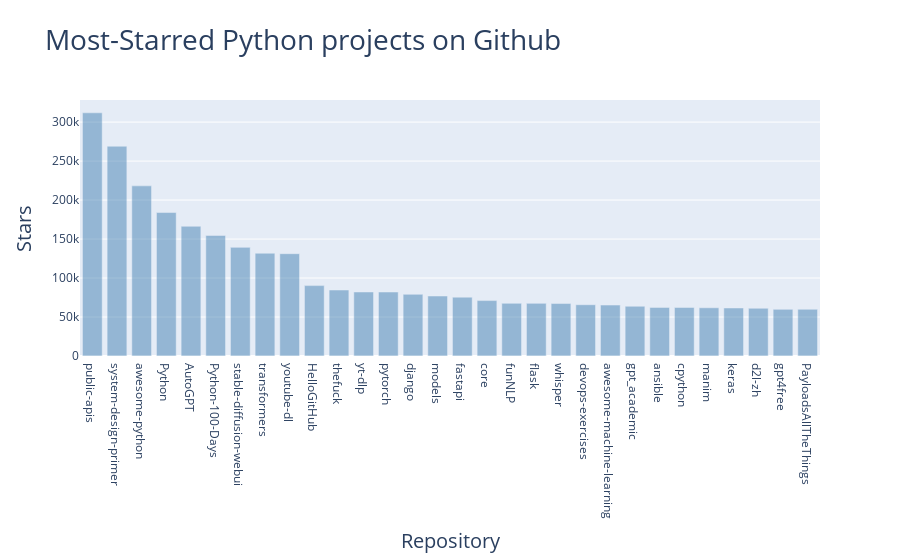

Here is the notebook cell this chart was saved with:
### Code cell
## visualize
fig = px.bar(x=repo_links, y=y,
            title = title, labels = labels, hover_name = hover_texts)

fig.update_layout(title_font_size=28, xaxis_title_font_size=20,
 yaxis_title_font_size=20)

fig.update_traces(marker_color='SteelBlue', marker_opacity=0.5)

fig.show()

### Figure 1 — Plotly figure (JSON) as saved in the notebook; plotly's stock layout.template omitted (floating-point values rounded to 4 significant figures)
{"data": [{"alignmentgroup": "True", "hovertemplate": "<b>%{hovertext}</b><br><br>Repository=%{x}<br>Stars=%{y}<extra></extra>", "hovertext": ["public-apis<br />A collective list of free APIs", "donnemartin<br />Learn how to design large-scale systems. Prep for the system design interview.  Includes Anki flashcards.", "vinta<br />An opinionated list of awesome Python frameworks, libraries, software and resources.", "TheAlgorithms<br />All Algorithms implemented in Python", "Significant-Gravitas<br />AutoGPT is the vision of accessible AI for everyone, to use and to build on. Our mission is to provide the tools, so that you can focus on what matters.", "jackfrued<br />Python - 100天从新手到大师", "AUTOMATIC1111<br />Stable Diffusion web UI", "huggingface<br />🤗 Transformers: State-of-the-art Machine Learning for Pytorch, TensorFlow, and JAX.", "ytdl-org<br />Command-line program to download videos from YouTube.com and other video sites", "521xueweihan<br />:octocat: 分享 GitHub 上有趣、入门级的开源项目。Share interesting, entry-level open source projects on GitHub.", "nvbn<br />Magnificent app which corrects your previous console command.", "yt-dlp<br />A feature-rich command-line audio/video downloader", "pytorch<br />Tensors and Dynamic neural networks in Python with strong GPU acceleration", "django<br />The Web framework for perfectionists with deadlines.", "tensorflow<br />Models and examples built with TensorFlow", "fastapi<br />FastAPI framework, high performance, easy to learn, fast to code, ready for production", "home-assistant<br />:house_with_garden: Open source home automation that puts local control and privacy first.", "fighting41love<br />中英文敏感词、语言检测、中外手机/电话归属地/运营商查询、名字推断性别、手机号抽取、身份证抽取、邮箱抽取、中日文人名库、中文缩写库、拆字词典、词汇情感值、停用词、反动词表、暴恐词表、繁简体转换、英文模拟中文发音、汪峰歌词生成器、职业名称词库、同义词库、反义词库、否定词库、汽车品牌词库、汽车零件词库、连续英文切割、各种中文词向量、公司名字大全、古诗词库、IT词库、财经词库、成语词库、地名词库、历史名人词库、诗词词库、医学词库、饮食词库、法律词库、汽车词库、动物词库、中文聊天语料、中文谣言数据、百度中文问答数据集、句子相似度匹配算法集合、bert资源、文本生成&摘要相关工具、cocoNLP信息抽取工具、国内电话号码正则匹配、清华大学XLORE:中英文跨语言百科知识图谱、清华大学人工智能技术系列报告、自然语言生成、NLU太难了系列、自动对联数据及机器人、用户名黑名单列表、罪名法务名词及分类模型、微信公众号语料、cs224n深度学习自然语言处理课程、中文手写汉字识别、中文自然语言处理 语料/数据集、变量命名神器、分词语料库+代码、任务型对话英文数据集、ASR 语音数据集 + 基于深度学习的中文语音识别系统、笑声检测器、Microsoft多语言数字/单位/如日期时间识别包、中华新华字典数据库及api(包括常用歇后语、成语、词语和汉字)、文档图谱自动生成、SpaCy 中文模型、Common Voice语音识别数据集新版、神经网络关系抽取、基于bert的命名实体识别、关键词(Keyphrase)抽取包pke、基于医疗领域知识图谱的问答系统、基于依存句法与语义角色标注的事件三元组抽取、依存句法分析4万句高质量标注数据、cnocr：用来做中文OCR的Python3包、中文人物关系知识图谱项目、中文nlp竞赛项目及代码汇总、中文字符数据、speech-aligner: 从“人声语音”及其“语言文本”产生音素级别时间对齐标注的工具、AmpliGraph: 知识图谱表示学习(Python)库：知识图谱概念链接预测、Scattertext 文本可视化(python)、语言/知识表示工具：BERT & ERNIE、中文对比英文自然语言处理NLP的区别综述、Synonyms中文近义词工具包、HarvestText领域自适应文本挖掘工具（新词发现-情感分析-实体链接等）、word2word：(Python)方便易用的多语言词-词对集：62种语言/3,564个多语言对、语音识别语料生成工具：从具有音频/字幕的在线视频创建自动语音识别(ASR)语料库、构建医疗实体识别的模型（包含词典和语料标注）、单文档非监督的关键词抽取、Kashgari中使用gpt-2语言模型、开源的金融投资数据提取工具、文本自动摘要库TextTeaser: 仅支持英文、人民日报语料处理工具集、一些关于自然语言的基本模型、基于14W歌曲知识库的问答尝试--功能包括歌词接龙and已知歌词找歌曲以及歌曲歌手歌词三角关系的问答、基于Siamese bilstm模型的相似句子判定模型并提供训练数据集和测试数据集、用Transformer编解码模型实现的根据Hacker News文章标题自动生成评论、用BERT进行序列标记和文本分类的模板代码、LitBank：NLP数据集——支持自然语言处理和计算人文学科任务的100部带标记英文小说语料、百度开源的基准信息抽取系统、虚假新闻数据集、Facebook: LAMA语言模型分析，提供Transformer-XL/BERT/ELMo/GPT预训练语言模型的统一访问接口、CommonsenseQA：面向常识的英文QA挑战、中文知识图谱资料、数据及工具、各大公司内部里大牛分享的技术文档 PDF 或者 PPT、自然语言生成SQL语句（英文）、中文NLP数据增强（EDA）工具、英文NLP数据增强工具 、基于医药知识图谱的智能问答系统、京东商品知识图谱、基于mongodb存储的军事领域知识图谱问答项目、基于远监督的中文关系抽取、语音情感分析、中文ULMFiT-情感分析-文本分类-语料及模型、一个拍照做题程序、世界各国大规模人名库、一个利用有趣中文语料库 qingyun 训练出来的中文聊天机器人、中文聊天机器人seqGAN、省市区镇行政区划数据带拼音标注、教育行业新闻语料库包含自动文摘功能、开放了对话机器人-知识图谱-语义理解-自然语言处理工具及数据、中文知识图谱：基于百度百科中文页面-抽取三元组信息-构建中文知识图谱、masr: 中文语音识别-提供预训练模型-高识别率、Python音频数据增广库、中文全词覆盖BERT及两份阅读理解数据、ConvLab：开源多域端到端对话系统平台、中文自然语言处理数据集、基于最新版本rasa搭建的对话系统、基于TensorFlow和BERT的管道式实体及关系抽取、一个小型的证券知识图谱/知识库、复盘所有NLP比赛的TOP方案、OpenCLaP：多领域开源中文预训练语言模型仓库、UER：基于不同语料+编码器+目标任务的中文预训练模型仓库、中文自然语言处理向量合集、基于金融-司法领域(兼有闲聊性质)的聊天机器人、g2pC：基于上下文的汉语读音自动标记模块、Zincbase 知识图谱构建工具包、诗歌质量评价/细粒度情感诗歌语料库、快速转化「中文数字」和「阿拉伯数字」、百度知道问答语料库、基于知识图谱的问答系统、jieba_fast 加速版的jieba、正则表达式教程、中文阅读理解数据集、基于BERT等最新语言模型的抽取式摘要提取、Python利用深度学习进行文本摘要的综合指南、知识图谱深度学习相关资料整理、维基大规模平行文本语料、StanfordNLP 0.2.0：纯Python版自然语言处理包、NeuralNLP-NeuralClassifier：腾讯开源深度学习文本分类工具、端到端的封闭域对话系统、中文命名实体识别：NeuroNER vs. BertNER、新闻事件线索抽取、2019年百度的三元组抽取比赛：“科学空间队”源码、基于依存句法的开放域文本知识三元组抽取和知识库构建、中文的GPT2训练代码、ML-NLP - 机器学习(Machine Learning)NLP面试中常考到的知识点和代码实现、nlp4han:中文自然语言处理工具集(断句/分词/词性标注/组块/句法分析/语义分析/NER/N元语法/HMM/代词消解/情感分析/拼写检查、XLM：Facebook的跨语言预训练语言模型、用基于BERT的微调和特征提取方法来进行知识图谱百度百科人物词条属性抽取、中文自然语言处理相关的开放任务-数据集-当前最佳结果、CoupletAI - 基于CNN+Bi-LSTM+Attention 的自动对对联系统、抽象知识图谱、MiningZhiDaoQACorpus - 580万百度知道问答数据挖掘项目、brat rapid annotation tool: 序列标注工具、大规模中文知识图谱数据：1.4亿实体、数据增强在机器翻译及其他nlp任务中的应用及效果、allennlp阅读理解:支持多种数据和模型、PDF表格数据提取工具 、 Graphbrain：AI开源软件库和科研工具，目的是促进自动意义提取和文本理解以及知识的探索和推断、简历自动筛选系统、基于命名实体识别的简历自动摘要、中文语言理解测评基准，包括代表性的数据集&基准模型&语料库&排行榜、树洞 OCR 文字识别 、从包含表格的扫描图片中识别表格和文字、语声迁移、Python口语自然语言处理工具集(英文)、 similarity：相似度计算工具包，java编写、海量中文预训练ALBERT模型 、Transformers 2.0 、基于大规模音频数据集Audioset的音频增强 、Poplar：网页版自然语言标注工具、图片文字去除，可用于漫画翻译 、186种语言的数字叫法库、Amazon发布基于知识的人-人开放领域对话数据集 、中文文本纠错模块代码、繁简体转换 、 Python实现的多种文本可读性评价指标、类似于人名/地名/组织机构名的命名体识别数据集 、东南大学《知识图谱》研究生课程(资料)、. 英文拼写检查库 、 wwsearch是企业微信后台自研的全文检索引擎、CHAMELEON：深度学习新闻推荐系统元架构 、 8篇论文梳理BERT相关模型进展与反思、DocSearch：免费文档搜索引擎、 LIDA：轻量交互式对话标注工具 、aili - the fastest in-memory index in the East 东半球最快并发索引 、知识图谱车音工作项目、自然语言生成资源大全 、中日韩分词库mecab的Python接口库、中文文本摘要/关键词提取、汉字字符特征提取器 (featurizer)，提取汉字的特征（发音特征、字形特征）用做深度学习的特征、中文生成任务基准测评 、中文缩写数据集、中文任务基准测评 - 代表性的数据集-基准(预训练)模型-语料库-baseline-工具包-排行榜、PySS3：面向可解释AI的SS3文本分类器机器可视化工具 、中文NLP数据集列表、COPE - 格律诗编辑程序、doccano：基于网页的开源协同多语言文本标注工具 、PreNLP：自然语言预处理库、简单的简历解析器，用来从简历中提取关键信息、用于中文闲聊的GPT2模型：GPT2-chitchat、基于检索聊天机器人多轮响应选择相关资源列表(Leaderboards、Datasets、Papers)、(Colab)抽象文本摘要实现集锦(教程 、词语拼音数据、高效模糊搜索工具、NLP数据增广资源集、微软对话机器人框架 、 GitHub Typo Corpus：大规模GitHub多语言拼写错误/语法错误数据集、TextCluster：短文本聚类预处理模块 Short text cluster、面向语音识别的中文文本规范化、BLINK：最先进的实体链接库、BertPunc：基于BERT的最先进标点修复模型、Tokenizer：快速、可定制的文本词条化库、中文语言理解测评基准，包括代表性的数据集、基准(预训练)模型、语料库、排行榜、spaCy 医学文本挖掘与信息提取 、 NLP任务示例项目代码集、 python拼写检查库、chatbot-list - 行业内关于智能客服、聊天机器人的应用和架构、算法分享和介绍、语音质量评价指标(MOSNet, BSSEval, STOI, PESQ, SRMR)、 用138GB语料训练的法文RoBERTa预训练语言模型 、BERT-NER-Pytorch：三种不同模式的BERT中文NER实验、无道词典 - 有道词典的命令行版本，支持英汉互查和在线查询、2019年NLP亮点回顾、 Chinese medical dialogue data 中文医疗对话数据集 、最好的汉字数字(中文数字)-阿拉伯数字转换工具、 基于百科知识库的中文词语多词义/义项获取与特定句子词语语义消歧、awesome-nlp-sentiment-analysis - 情感分析、情绪原因识别、评价对象和评价词抽取、LineFlow：面向所有深度学习框架的NLP数据高效加载器、中文医学NLP公开资源整理 、MedQuAD：(英文)医学问答数据集、将自然语言数字串解析转换为整数和浮点数、Transfer Learning in Natural Language Processing (NLP) 、面向语音识别的中文/英文发音辞典、Tokenizers：注重性能与多功能性的最先进分词器、CLUENER 细粒度命名实体识别 Fine Grained Named Entity Recognition、 基于BERT的中文命名实体识别、中文谣言数据库、NLP数据集/基准任务大列表、nlp相关的一些论文及代码, 包括主题模型、词向量(Word Embedding)、命名实体识别(NER)、文本分类(Text Classificatin)、文本生成(Text Generation)、文本相似性(Text Similarity)计算等，涉及到各种与nlp相关的算法，基于keras和tensorflow 、Python文本挖掘/NLP实战示例、 Blackstone：面向非结构化法律文本的spaCy pipeline和NLP模型通过同义词替换实现文本“变脸” 、中文 预训练 ELECTREA 模型: 基于对抗学习 pretrain Chinese Model 、albert-chinese-ner - 用预训练语言模型ALBERT做中文NER 、基于GPT2的特定主题文本生成/文本增广、开源预训练语言模型合集、多语言句向量包、编码、标记和实现：一种可控高效的文本生成方法、 英文脏话大列表 、attnvis：GPT2、BERT等transformer语言模型注意力交互可视化、CoVoST：Facebook发布的多语种语音-文本翻译语料库，包括11种语言(法语、德语、荷兰语、俄语、西班牙语、意大利语、土耳其语、波斯语、瑞典语、蒙古语和中文)的语音、文字转录及英文译文、Jiagu自然语言处理工具 - 以BiLSTM等模型为基础，提供知识图谱关系抽取 中文分词 词性标注 命名实体识别 情感分析 新词发现 关键词 文本摘要 文本聚类等功能、用unet实现对文档表格的自动检测，表格重建、NLP事件提取文献资源列表 、 金融领域自然语言处理研究资源大列表、CLUEDatasetSearch - 中英文NLP数据集：搜索所有中文NLP数据集，附常用英文NLP数据集 、medical_NER - 中文医学知识图谱命名实体识别 、(哈佛)讲因果推理的免费书、知识图谱相关学习资料/数据集/工具资源大列表、Forte：灵活强大的自然语言处理pipeline工具集 、Python字符串相似性算法库、PyLaia：面向手写文档分析的深度学习工具包、TextFooler：针对文本分类/推理的对抗文本生成模块、Haystack：灵活、强大的可扩展问答(QA)框架、中文关键短语抽取工具", "pallets<br />The Python micro framework for building web applications.", "openai<br />Robust Speech Recognition via Large-Scale Weak Supervision", "bregman-arie<br />Linux, Jenkins, AWS, SRE, Prometheus, Docker, Python, Ansible, Git, Kubernetes, Terraform, OpenStack, SQL, NoSQL, Azure, GCP, DNS, Elastic, Network, Virtualization. DevOps Interview Questions", "josephmisiti<br />A curated list of awesome Machine Learning frameworks, libraries and software.", "binary-husky<br />为GPT/GLM等LLM大语言模型提供实用化交互接口，特别优化论文阅读/润色/写作体验，模块化设计，支持自定义快捷按钮&函数插件，支持Python和C++等项目剖析&自译解功能，PDF/LaTex论文翻译&总结功能，支持并行问询多种LLM模型，支持chatglm3等本地模型。接入通义千问, deepseekcoder, 讯飞星火, 文心一言, llama2, rwkv, claude2, moss等。", "ansible<br />Ansible is a radically simple IT automation platform that makes your applications and systems easier to deploy and maintain. Automate everything from code deployment to network configuration to cloud management, in a language that approaches plain English, using SSH, with no agents to install on remote systems. https://docs.ansible.com.", "python<br />The Python programming language", "3b1b<br />Animation engine for explanatory math videos", "keras-team<br />Deep Learning for humans", "d2l-ai<br />《动手学深度学习》：面向中文读者、能运行、可讨论。中英文版被70多个国家的500多所大学用于教学。", "xtekky<br />The official gpt4free repository | various collection of powerful language models", "swisskyrepo<br />A list of useful payloads and bypass for Web Application Security and Pentest/CTF"], "legendgroup": "", "marker": {"color": "SteelBlue", "opacity": 0.5, "pattern": {"shape": ""}}, "name": "", "offsetgroup": "", "orientation": "v", "showlegend": false, "textposition": "auto", "type": "bar", "x": ["<a href= 'https://github.com/public-apis/public-apis'>public-apis</a>", "<a href= 'https://github.com/donnemartin/system-design-primer'>system-design-primer</a>", "<a href= 'https://github.com/vinta/awesome-python'>awesome-python</a>", "<a href= 'https://github.com/TheAlgorithms/Python'>Python</a>", "<a href= 'https://github.com/Significant-Gravitas/AutoGPT'>AutoGPT</a>", "<a href= 'https://github.com/jackfrued/Python-100-Days'>Python-100-Days</a>", "<a href= 'https://github.com/AUTOMATIC1111/stable-diffusion-webui'>stable-diffusion-webui</a>", "<a href= 'https://github.com/huggingface/transformers'>transformers</a>", "<a href= 'https://github.com/ytdl-org/youtube-dl'>youtube-dl</a>", "<a href= 'https://github.com/521xueweihan/HelloGitHub'>HelloGitHub</a>", "<a href= 'https://github.com/nvbn/thefuck'>thefuck</a>", "<a href= 'https://github.com/yt-dlp/yt-dlp'>yt-dlp</a>", "<a href= 'https://github.com/pytorch/pytorch'>pytorch</a>", "<a href= 'https://github.com/django/django'>django</a>", "<a href= 'https://github.com/tensorflow/models'>models</a>", "<a href= 'https://github.com/fastapi/fastapi'>fastapi</a>", "<a href= 'https://github.com/home-assistant/core'>core</a>", "<a href= 'https://github.com/fighting41love/funNLP'>funNLP</a>", "<a href= 'https://github.com/pallets/flask'>flask</a>", "<a href= 'https://github.com/openai/whisper'>whisper</a>", "<a href= 'https://github.com/bregman-arie/devops-exercises'>devops-exercises</a>", "<a href= 'https://github.com/josephmisiti/awesome-machine-learning'>awesome-machine-learning</a>", "<a href= 'https://github.com/binary-husky/gpt_academic'>gpt_academic</a>", "<a href= 'https://github.com/ansible/ansible'>ansible</a>", "<a href= 'https://github.com/python/cpython'>cpython</a>", "<a href= 'https://github.com/3b1b/manim'>manim</a>", "<a href= 'https://github.com/keras-team/keras'>keras</a>", "<a href= 'https://github.com/d2l-ai/d2l-zh'>d2l-zh</a>", "<a href= 'https://github.com/xtekky/gpt4free'>gpt4free</a>", "<a href= 'https://github.com/swisskyrepo/PayloadsAllTheThings'>PayloadsAllTheThings</a>"], "xaxis": "x", "y": [311932, 269049, 218213, 184011, 166374, 154609, 139339, 131826, 131235, 90278, 84655, 82124, 82043, 79102, 76946, 75465, 71096, 67562, 67518, 67294, 65775, 65323, 63815, 62307, 62239, 61857, 61588, 61188, 59894, 59889], "yaxis": "y"}], "layout": {"autosize": true, "barmode": "relative", "legend": {"tracegroupgap": 0}, "title": {"font": {"size": 28}, "text": "Most-Starred Python projects on Github"}, "xaxis": {"anchor": "y", "autorange": true, "domain": [0, 1], "range": [-0.5, 29.5], "title": {"font": {"size": 20}, "text": "Repository"}, "type": "category"}, "yaxis": {"anchor": "x", "autorange": true, "domain": [0, 1], "range": [0, 328300.0], "title": {"font": {"size": 20}, "text": "Stars"}, "type": "linear"}}}
